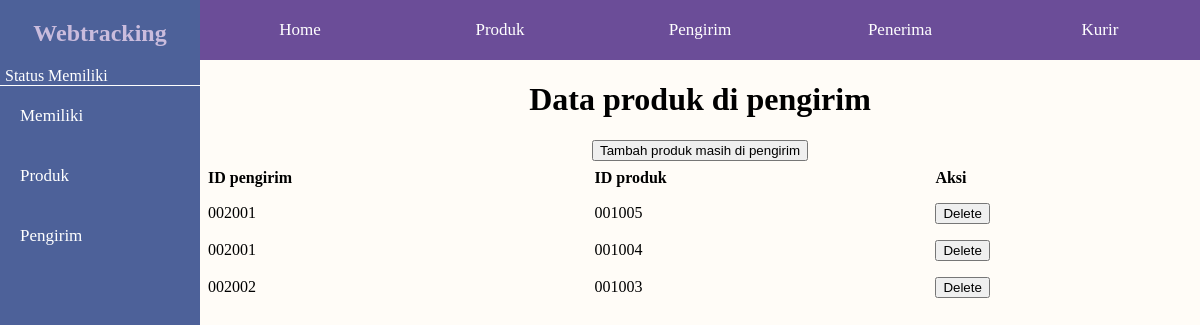
/public/relasi/memiliki.php, run on the app's committed database.
### tables this page shows
CREATE TABLE `memiliki` (
  `id_pengirim` varchar(12) DEFAULT NULL,
  `id_produk` varchar(12) DEFAULT NULL
);

### php/connect.php (called while the page is built, shortened)
<?php
function connect()
{
    $connection = mysqli_connect('localhost', 'root', '', 'webtracking');
    return $connection;
}
?>

### public/relasi/memiliki.php (the view, shortened to what this page needs)
<?php
require '../../php/connect.php';
?>
<!DOCTYPE html>
<html lang="en">
<head>
    <link rel="stylesheet" href="../../css/main-style.css">
</head>
<body>
    <div class="wrapper">
        <aside>
            <div class="logo">
                <h2>Webtracking</h2>
            </div>
            <p id="status">Status Memiliki</p>
            <a href="memiliki.php">Memiliki</a>
            <a href="../produk.php">Produk</a>
            <a href="../pengirim.php">Pengirim</a>
        </aside>
        <div class="content">
            <nav id="sidenav">
                <a href="../../index.php">Home</a>
                <a href="../produk.php">Produk</a>
                <a href="../pengirim.php">Pengirim</a>
                <a href="../penerima.php">Penerima</a>
                <a href="../kurir.php">Kurir</a>
            </nav>
            <main>
                <div class="main-content">
                    <h1>Data produk di pengirim</h1>
                    <div class="action-button">
                        <button class="open-button-add" id="open-button-add" onclick="displayAddFormPopup()">Tambah produk masih di pengirim</button>
                    </div>
                    <table>
                        <tr>
                            <th>ID pengirim</th>
                            <th>ID produk</th>
                            <th>Aksi</th>
                        </tr>
                        <?php
                        $query = "SELECT * FROM memiliki";
                        $result = mysqli_query(connect(), $query);
                        while ($row = mysqli_fetch_assoc($result)) {
                            echo "<tr>";
                            echo "<td>" . $row['id_pengirim'] . "</td>";
                            echo "<td>" . $row['id_produk'] . "</td>";
                            echo "<td>";
                            echo "<form action='' method='POST'>";
                            echo "<button type='submit' class='btn' name='deleteMemiliki'>Delete</button>";
                            echo "</form>";
                            echo "</td>";
                            echo "</tr>";
                        }
                        ?>
                    </table>
                </div>
            </main>
        </div>
    </div>
</body>
</html>

### css/main-style.css (style rules this page uses)
* { box-sizing: border-box; }
body { margin: 0; }
.wrapper { display: flex; height: 100vh; }
.content { display: flex; flex-direction: column; flex: 1 1 auto; }
nav { display: flex; overflow: hidden; background-color: #6B4D98; }
nav a { flex: 1 1 0; padding: 20px; font-size: 17px; text-align: center; text-decoration: none; color: #fff; }
aside { display: flex; flex-direction: column; flex: 0 0 200px; background-color: #4D6199; }
aside a { padding: 20px; font-size: 17px; text-decoration: none; color: #fff; }
main { flex: 1; background-color: #fffcf7; }
#status { padding: 0px 5px; color: #fff; border-bottom: 1px solid #fff; margin: 0; }
.main-content { display: flex; flex-direction: column; align-items: center; }
.logo { text-align: center; color: #CABCDD; }
table { border-collapse: collapse; width: 100%; }
table th, table td { text-align: left; padding: 8px; }

### data on the page
memiliki: id_pengirim "002001", id_produk "001005"
memiliki: id_pengirim "002001", id_produk "001004"
memiliki: id_pengirim "002002", id_produk "001003"
